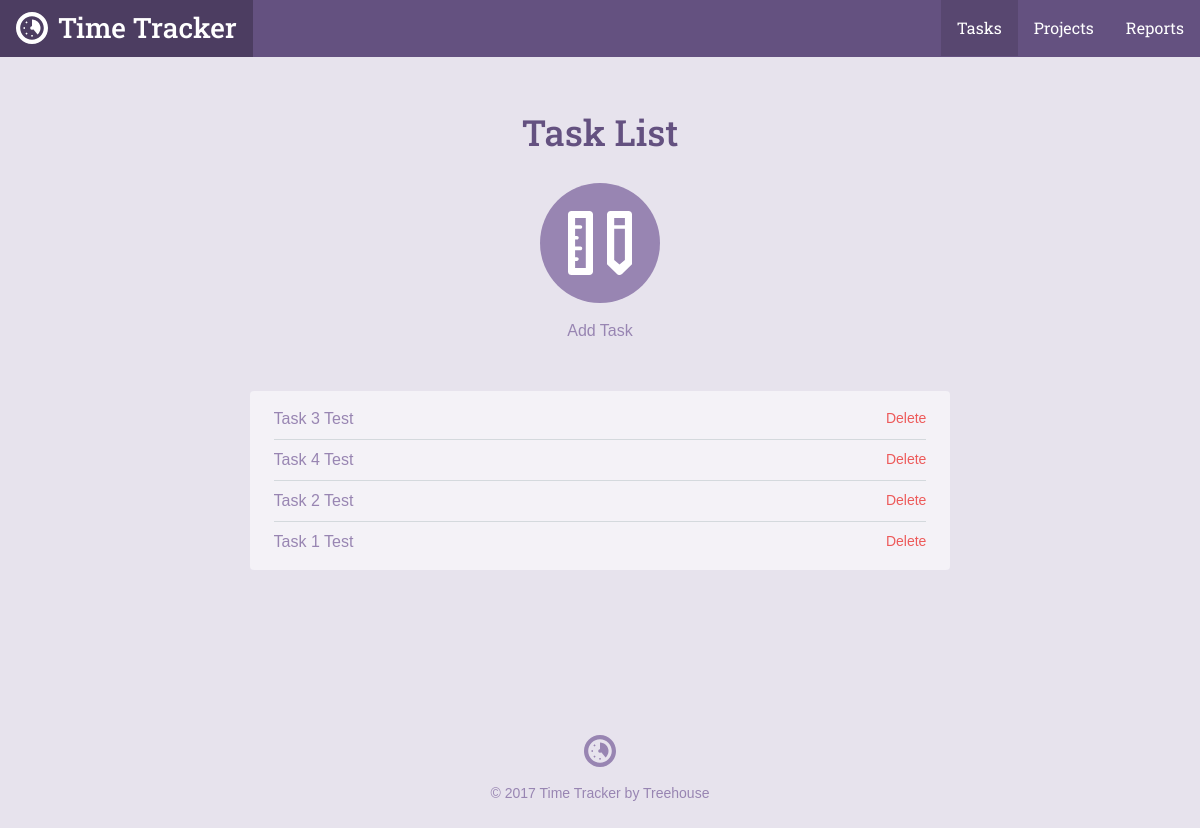
The page /task_list.php on the database as committed earlier.
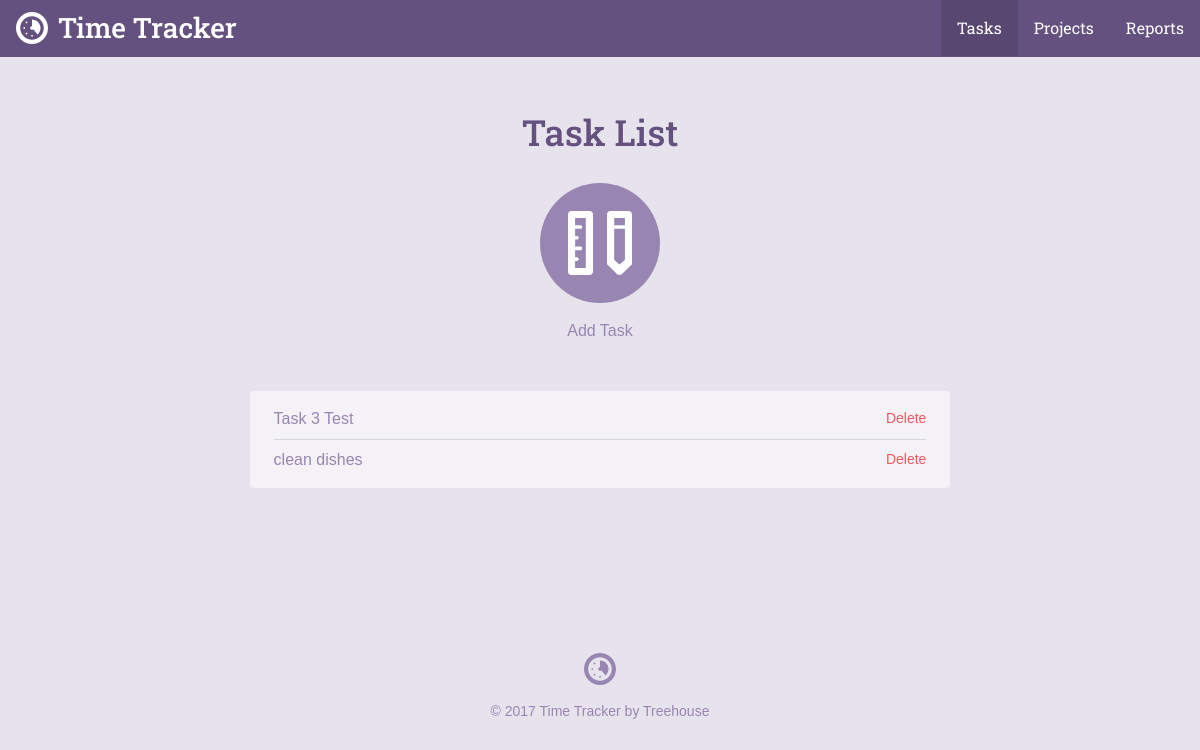
The same page on the database as committed later.
### tables this page shows
CREATE TABLE `tasks` (
	`task_id`	INTEGER PRIMARY KEY AUTOINCREMENT,
	`project_id`	INTEGER,
	`title`	TEXT,
	`date`	INTEGER NOT NULL,
	`time`	TEXT NOT NULL
);

### inc/functions.php (called while the page is built, shortened)
<?php
function get_task_list($filter = null){
	include 'connection.php';
	$sql = "SELECT tasks.*,projects.title AS project FROM tasks INNER JOIN projects ON projects.project_id = tasks.project_id";
	$where = '';
	$orderBy = ' ORDER BY date DESC';
	try{
		$results = $db->prepare($sql . $where . $orderBy);
		$results->execute();
	}catch(Exception $e){
		echo "Error: " . $e->getMessage() . "</br>";
		return array();
	}
	return $results->fetchAll(PDO::FETCH_ASSOC);
}

### task_list.php (the view, shortened to what this page needs)
<?php
require 'inc/functions.php';
$page = "tasks";
include 'inc/header.php';
?>
<div class="section catalog random">
    <div class="col-container page-container">
        <div class="col col-70-md col-60-lg col-center">
            <h1 class="actions-header">Task List</h1>
            <div class="actions-item">
                <a class="actions-link" href="task.php">
                    <span class="actions-icon">
                        <svg viewbox="0 0 64 64"><use xlink:href="#task_icon"></use></svg>
                    </span>
                Add Task</a>
            </div>
            <div class="form-container">
              <ul class="items">
               <?php
                    foreach(get_task_list() as $item){
                        echo "<li><a href='task.php?id=". $item['task_id'] . "'>". $item['title'] . "</a>";
                        echo "<form method='post' action='task_list.php' onsubmit=\" return confirm('Are you sure you
                        want to delete this task?'); \" > \n";
                        echo "<input type='submit' class='button--delete' value='Delete' />\n";
                        echo "</li>";
                    }
                ?>
              </ul>
            </div>
        </div>
    </div>
</div>
<?php include("inc/footer.php"); ?>

### inc/header.php (shortened to what this page needs)
<html>
<head>
	<link rel="stylesheet" href="css/style.css" type="text/css">
</head>
<body>
	<header class="header">
    <div class="col-container">
  		<h1>
        <a class="logo" href="./">
          <svg viewbox="0 0 64 64" class="logo-icon"><use xlink:href="#logo_icon"></use></svg>
          <span class="logo-name">Time Tracker</span>
        </a>
      </h1>
  		<ul class="nav">
        <li class="nav-item tasks<?php if ($page == "tasks") { echo " on"; } ?>"><a class="nav-link" href="task_list.php">Tasks</a></li>
        <li class="nav-item projects<?php if ($page == "projects") { echo " on"; } ?>"><a class="nav-link" href="project_list.php">Projects</a></li>
        <li class="nav-item reports<?php if ($page == "reports") { echo " on"; } ?>"><a class="nav-link" href="reports.php">Reports</a></li>
      </ul>
    </div>
  </header>
	<div id="content">

### inc/footer.php
</div>
	<footer class="footer">
    <div class="col-container">
      <svg viewbox="0 0 64 64" class="logo-icon"><use xlink:href="#logo_icon"></use></svg>
  		<p class="footer-copy">&copy; <?php echo date("Y"); ?> Time Tracker by Treehouse</p>
    </div>
	</footer>
</body>
</html>

Rows that differ between the two databases and show on the page:
removed tasks: title "Task 4 Test"
removed tasks: title "Task 2 Test"
removed tasks: title "Task 1 Test"
added tasks: title "clean dishes"
